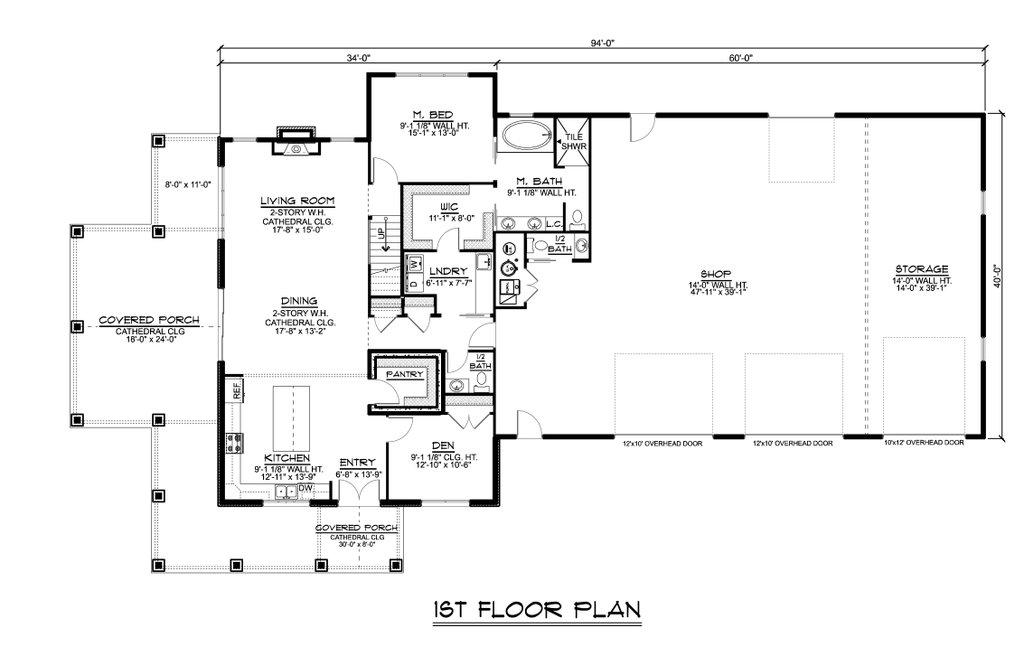
#> input picture backend/infrastructure/data_layer/storage/0_6.jpg, 1024 x 666 px
$ python -i geometry_extractor.py   (imports and definitions only)
#> lines starting #> are read from the running program, lines starting #| are printed output that depends on the picture; after the words box and inside, x2 and y2 are one past the last pixel; in counts of white or black regions, pixels touching at a corner belong together
### backend/services/floorplan_process/geometry_extraction/yolo_detector.py
"""YOLO-based floor plan detector using new_best.pt.

Detected classes (from model.names):
  0: 'door'
  1: 'window'
  2: 'zone'   ← treated as a room/space

Returns a structured geometry dict consumed by the floorplan pipeline.
"""
from __future__ import annotations

import math
import warnings
from functools import lru_cache
from pathlib import Path
from typing import TYPE_CHECKING

if TYPE_CHECKING:
    pass


_MODEL_PATH = (
    Path(__file__).resolve().parents[3]
    / "infrastructure"
    / "ai"
    / "models"
    / "object_detect"
    / "new_best.pt"
)

# Class ids from new_best.pt (verified via model.names)
_CLS_DOOR   = 0
_CLS_WINDOW = 1
_CLS_ZONE   = 2  # rooms / spaces

# Confidence threshold
_CONF_THRESHOLD = 0.25

# Image size for inference
_IMGSZ = 640

# Assumed real-world scale: 1 pixel ≈ X metres when image is 640 px wide.
# Floor plans vary wildly; we derive a calibration factor from OCR dimensions
# when available.  Without OCR, we fall back to a heuristic that treats the
# total zone area fraction of the image as proportional to built-up area.
_PIXELS_TO_M2_DEFAULT_SCALE = 0.03  # very rough fallback


class YOLOFloorplanDetector:
    """Singleton-style detector — model is loaded once at first use."""

    _instance: "YOLOFloorplanDetector | None" = None

    def __new__(cls) -> "YOLOFloorplanDetector":
        if cls._instance is None:
            cls._instance = super().__new__(cls)
            cls._instance._model = None  # type: ignore[attr-defined]
            cls._instance._load_error: str | None = None
        return cls._instance

    # [140 lines left out: functions _load, run, _empty_result, pixels_to_m2, not called in this run]


# Module-level singleton
_detector = YOLOFloorplanDetector()


# [4 lines left out: function detect, not called in this run]

### backend/services/floorplan_process/geometry_extraction/geometry_extractor.py
"""Geometry extraction functions called by the floorplan pipeline.

All three public functions delegate to the YOLO detector (yolo_detector.py)
which runs new_best.pt with classes: door(0), window(1), zone(2).

The LRU-cached `detect()` helper in yolo_detector ensures the model
inference runs at most once per unique image path within a pipeline call.
"""
from __future__ import annotations

from pathlib import Path

from services.floorplan_process.geometry_extraction.yolo_detector import (
    detect,
    pixels_to_m2,
)


# [9 lines left out: function get_detection_confidence, not called in this run]


def preprocess_image(image_path: str) -> dict:
    """Preprocess the floor plan image for downstream OCR/YOLO consumption.

    Steps: greyscale → upscale (if narrower than 640 px) → binarise to black
    walls on a white background. Results are cached by SHA-256 of the input
    bytes so repeated calls on the same image are O(1) disk lookups, sharing
    retention policy with the download cache.
    """
    import hashlib

    from PIL import Image

    from services.floorplan_process.image_cache import _CACHE_DIR

    p = Path(image_path)
    if not p.exists():
        raise FileNotFoundError(f"Floor plan image not found: {image_path}")

    image_bytes = p.read_bytes()
    cache_key   = hashlib.sha256(image_bytes).hexdigest()[:24]

    _CACHE_DIR.mkdir(parents=True, exist_ok=True)
    processed_path = _CACHE_DIR / f"{cache_key}_processed{p.suffix or '.png'}"

    img = Image.open(p)
#> img is the input picture: PIL image 1024x666 RGB; min 0, max 255, mean 242.8
    original_size = img.size
#> original_size = (1024, 666)

    if not processed_path.exists():
        # 1. Greyscale
        img = img.convert("L")
#> img: PIL image 1024x666 L

        # 2. Upscale if too small for YOLO (optimal input ≈ 640 px)
        if img.width < 640:
            scale = 640 / img.width
            img = img.resize(
                (int(img.width * scale), int(img.height * scale)),
                Image.LANCZOS,
            )

        # 3. Binarise — black walls on white background
        img = img.point(lambda px: 0 if px < 200 else 255, "L")
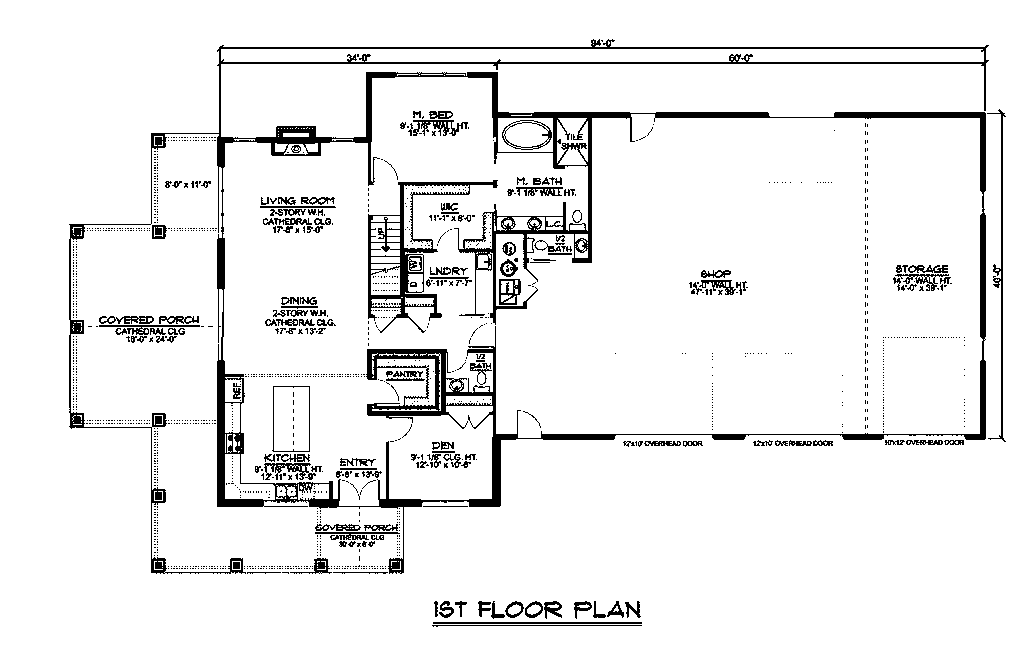
#> img: PIL image 1024x666 L; 93.2% white; 1437 black regions (1281 under 20 px), largest, box (x1, y1, x2, y2) and area: (69, 39, 989, 574) 26776, (368, 180, 498, 333) 3007, (987, 109, 1006, 442) 797
        img.save(processed_path)
        processed_size = img.size
#> processed_size = (1024, 666)
    else:
        with Image.open(processed_path) as cached:
            processed_size = cached.size

    return {
        "image_path":     image_path,
        "processed_path": str(processed_path),
        "original_size":  original_size,
        "processed_size": processed_size,
        "size_bytes":     p.stat().st_size,
        "format":         p.suffix.lstrip("."),
        "method":         "preprocess_binarise",
    }


# [52 lines left out: functions detect_openings, extract_room_boundaries, not called in this run]

>>> result = preprocess_image('../../../infrastructure/data_layer/storage/0_6.jpg')
